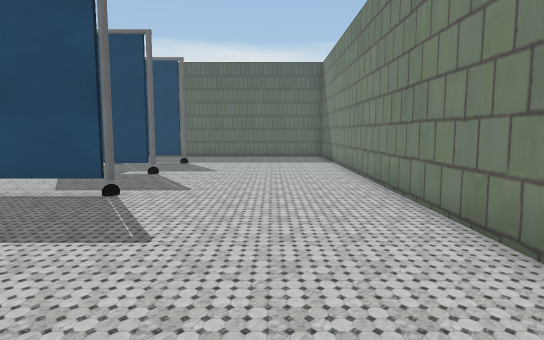
View 1 (above)

24 first-person views from a walk through a scene from a Unity 3-D project. The camera is 1.3 m above the floor, tilts 6° down and sees 75° across. The floor is counted in squares, 1 m on a side. Each view is taken from the middle of a square. On the plan, view 1 faces up. The plan holds only what a view shows up to about 15 squares ahead; the rest is blank. The place goes on beyond the plan.

View 2
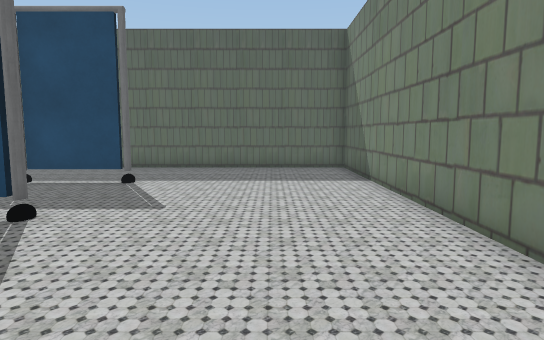

View 3
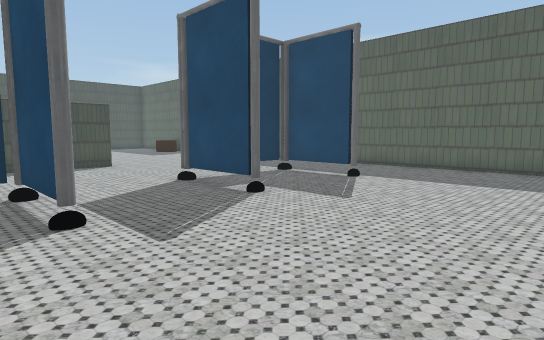

View 4
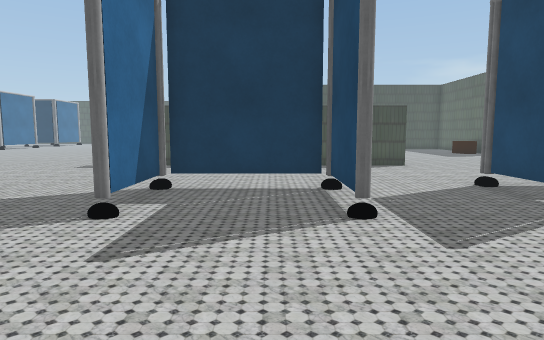

View 5
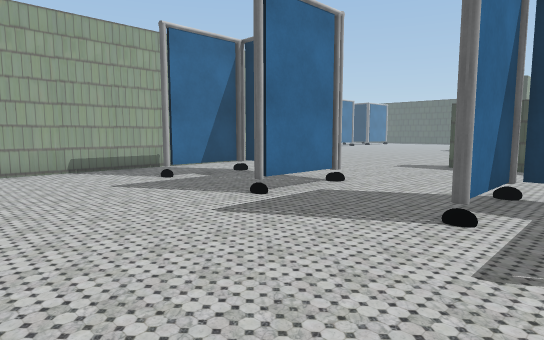

View 6
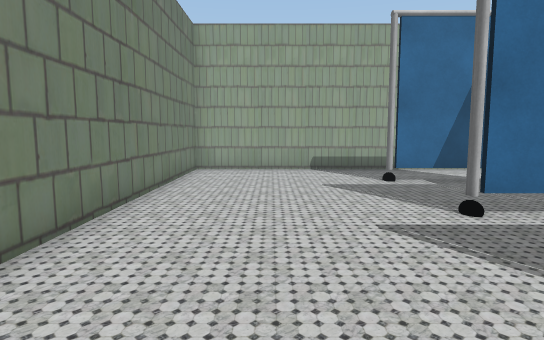

View 7
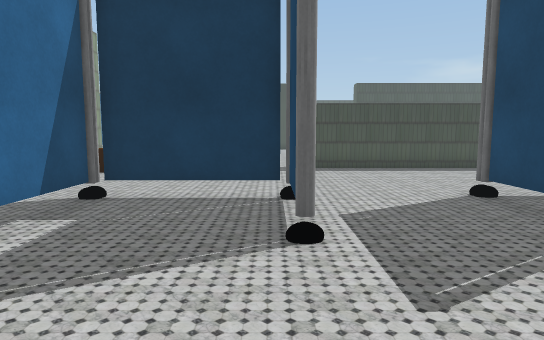

View 8
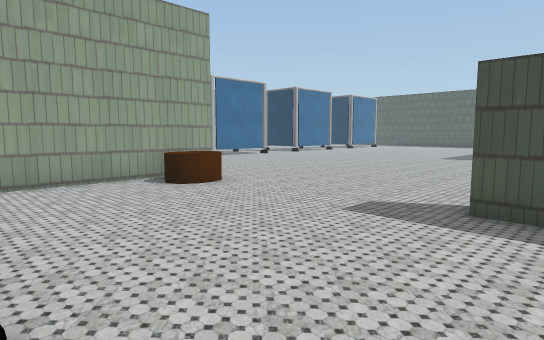

View 9
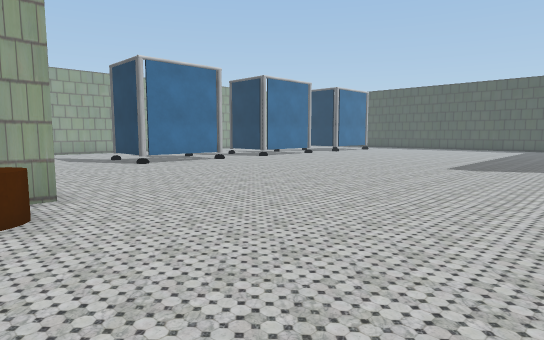

View 10
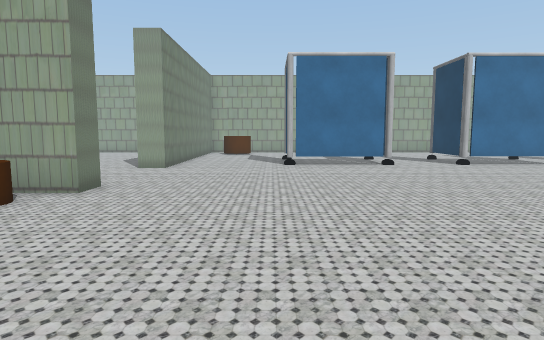

View 11
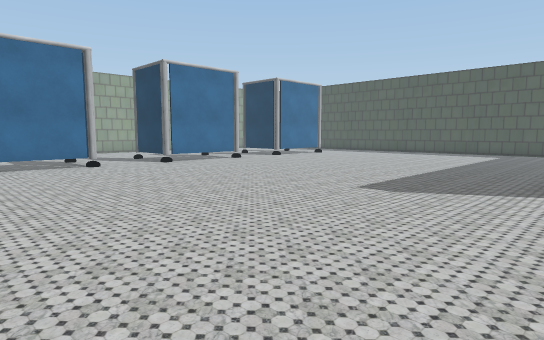

View 12
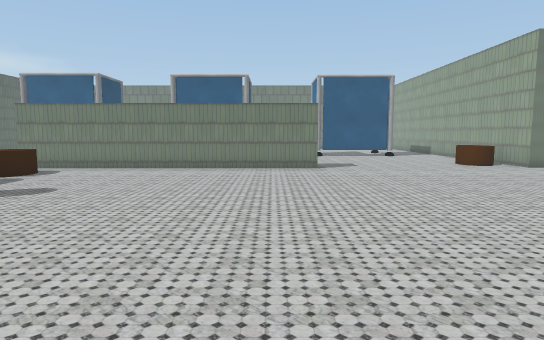

View 13
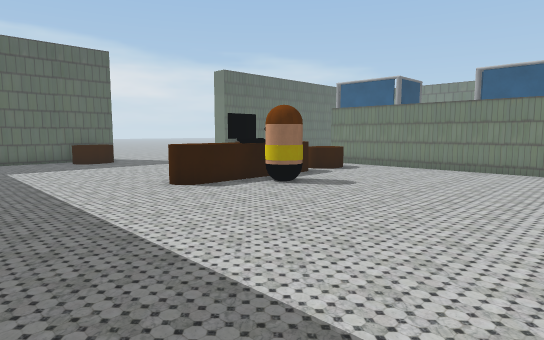

View 14
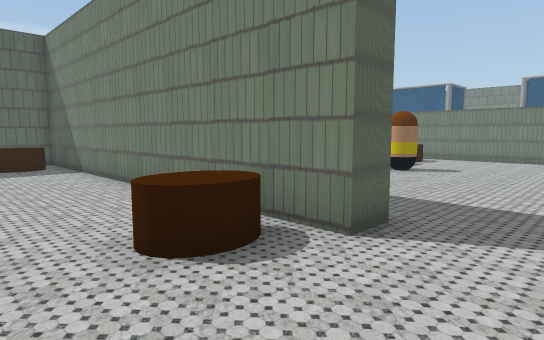

View 15
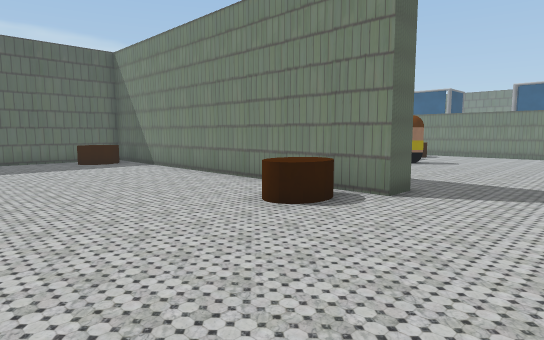

View 16
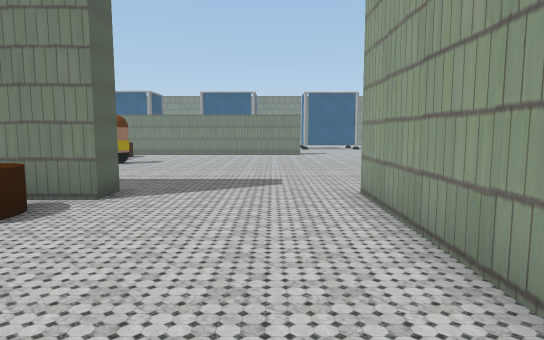

View 17
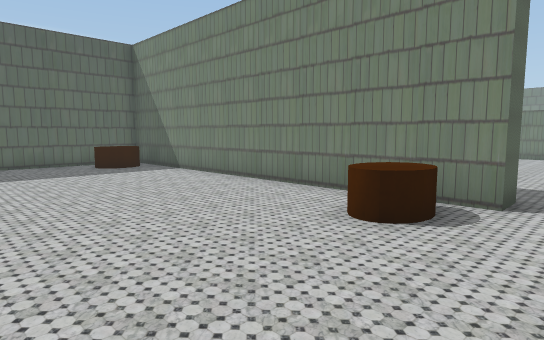

View 18
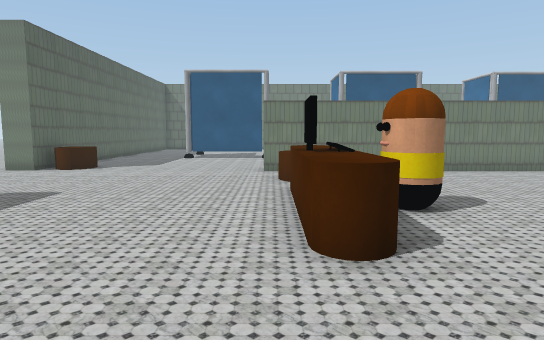

View 19
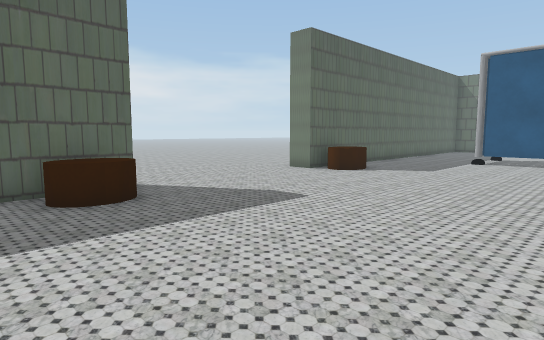

View 20
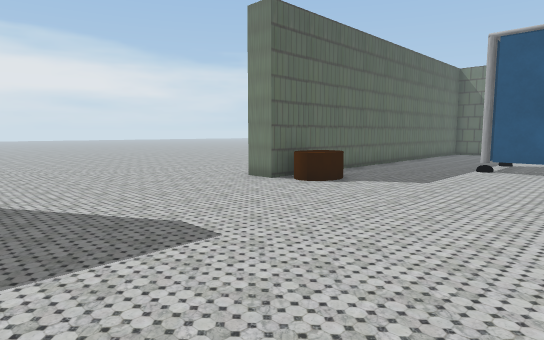

View 21
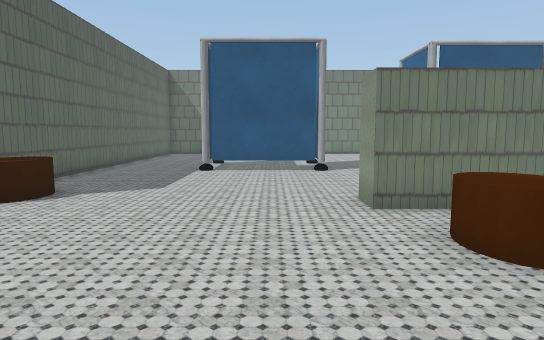

View 22
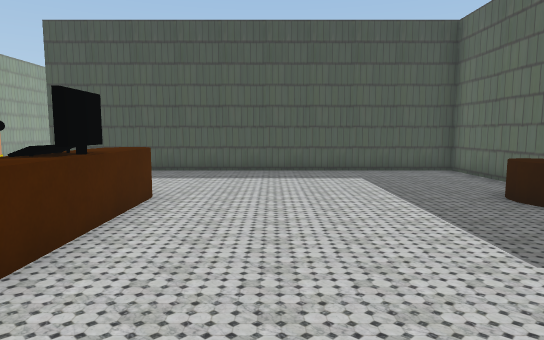

View 23
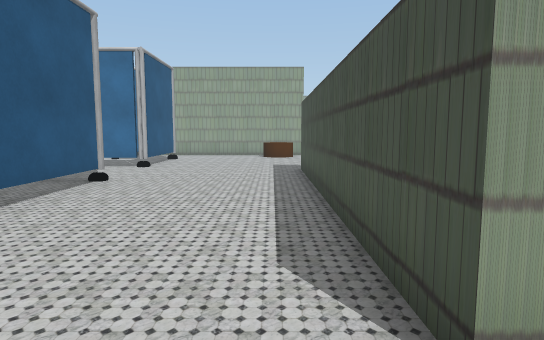

View 24
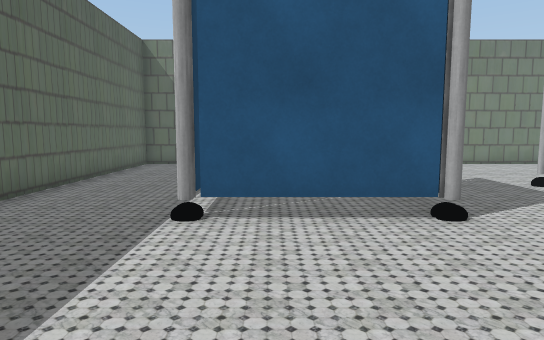

### Floor plan
Key: @ floor where view 1 was taken; # wall or solid block; . floor; ^ raised ledge; P grey pole; T thing the floor can be seen under or through; C cylinder; O other object.
Columns run from 34 left of view 1 to 3 right of it. Each row starts with its distance up from view 1.
 21                ........
 20                .......#
 19   #############.......################
 18   ...CC##....CC.......CC.............#
 17   ...CC##............................#
 16   .....##............................#
 15  ......##..................P#PP......#
 14  ......##..................P.........#
 13  ......##..................P.........#
 12  ......##..................#.........#
 11  ......##..........C.##....P#PP......#
 10  ......##....C^O^OOCC##..............#
  9  ......##......O.....##..............#
  8 .......##......O.....##..............#
  7 .....CC##............##.....POOP.....#
  6 .....CC##............##.....T........#
  5 .....................##.....T........#
  4 .....................##.....T........#
  3   ...................##.....P #P.....#
  2 . ...................##..............#
  1   ...................##..............#
  0   ######.............##...........@..#
 -1         ....................P  P.....#
 -2 ............................T........#
 -3 ............................T........#
 -4 ............................T........#
 -5  ...........................P  P.....#
 -6   ....................CC.............#
 -7    ...................CC.............#
 -8     ..................################
 -9      .................
-10       .................
-11        ................
-12         ................
-13        ..............##.
-14       ...P..P###P....# ..
-15       ###O..P...O....# ..

Positions as (right, up) in squares from view 1, and headings:
1: (0, 0), facing up
2: (0, 6), facing up
3: (2, 6), facing up-left
4: (2, 6), facing left
5: (2, 5), facing down-left
6: (0, 5), facing down
7: (1, -1), facing left
8: (-6, 2), facing down-left
9: (-11, 0), facing down-left
10: (-17, 0), facing down
11: (-17, 0), facing down-left
12: (-26, 2), facing right
13: (-26, 2), facing up-right
14: (-31, 3), facing up-right
15: (-34, 2), facing up-right
16: (-34, 2), facing right
17: (-34, 4), facing up-right
18: (-25, 11), facing right
19: (-23, 11), facing up-right
20: (-20, 12), facing up-right
21: (-19, 13), facing right
22: (-14, 13), facing left
23: (-11, 13), facing down
24: (-12, 14), facing right
